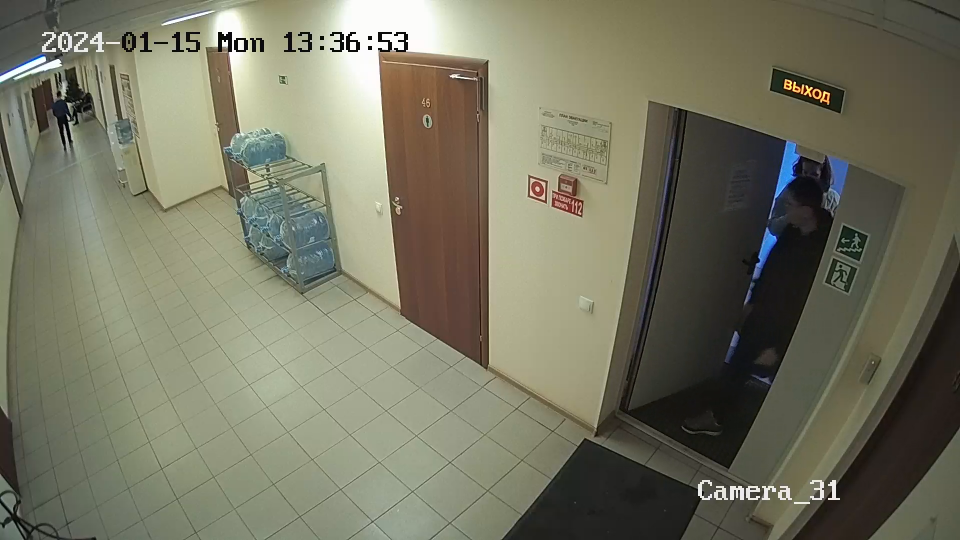
#> input picture frame 27 of 232-video.mp4, 1920 x 1080 px (shown at 1/2 size)
$ python gaussianDetection.py
#> lines starting #> are read from the running program, lines starting #| are printed output that depends on the picture; after the words box and inside, x2 and y2 are one past the last pixel; in counts of white or black regions, pixels touching at a corner belong together
import cv2
import numpy as np

# Initialize the video capture object
cap = cv2.VideoCapture('232-video.mp4')


# Set the history and threshold for the background subtraction algorithm


motion_threshold = 60

_, frame = cap.read()
#> frame is the input picture: shape (1080, 1920, 3); mean B, G, R 98.1, 117.2, 117.7
gray = cv2.cvtColor(frame, cv2.COLOR_BGR2GRAY)
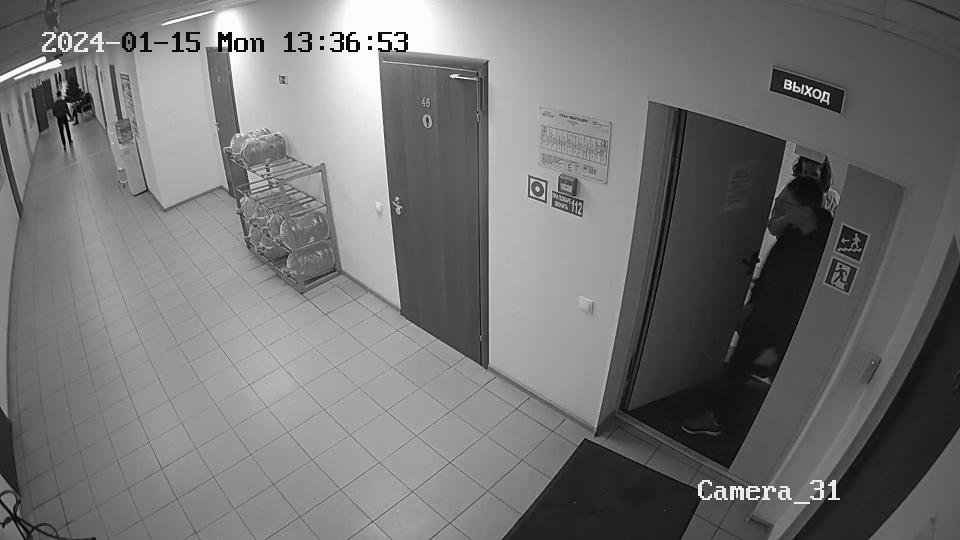
#> gray: shape (1080, 1920) (shown at 1/2 size); min 0, max 255, mean 115.2
gray = cv2.GaussianBlur(gray, (25,25),0)
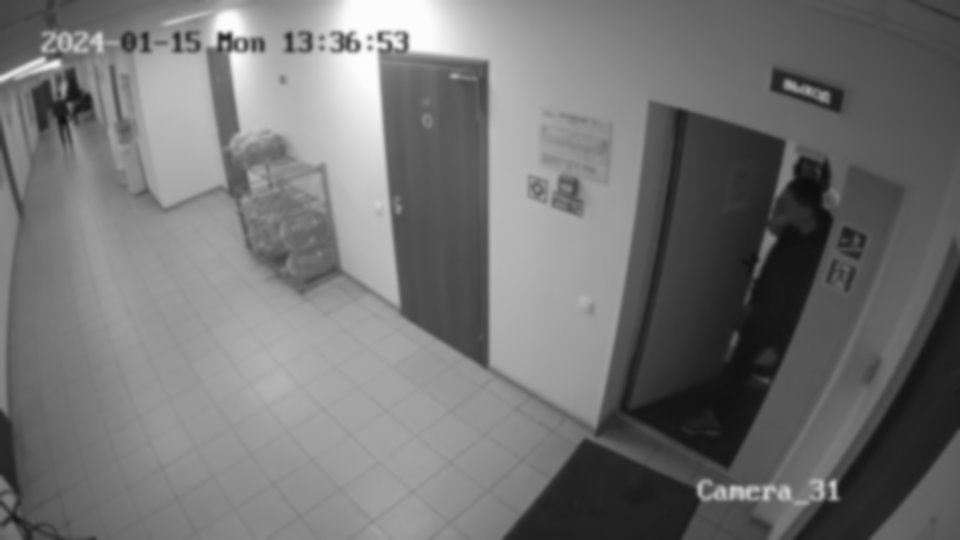
#> gray: shape (1080, 1920) (shown at 1/2 size); min 12, max 253, mean 115.2
previous_frame = gray

while True:
    _, frame = cap.read()
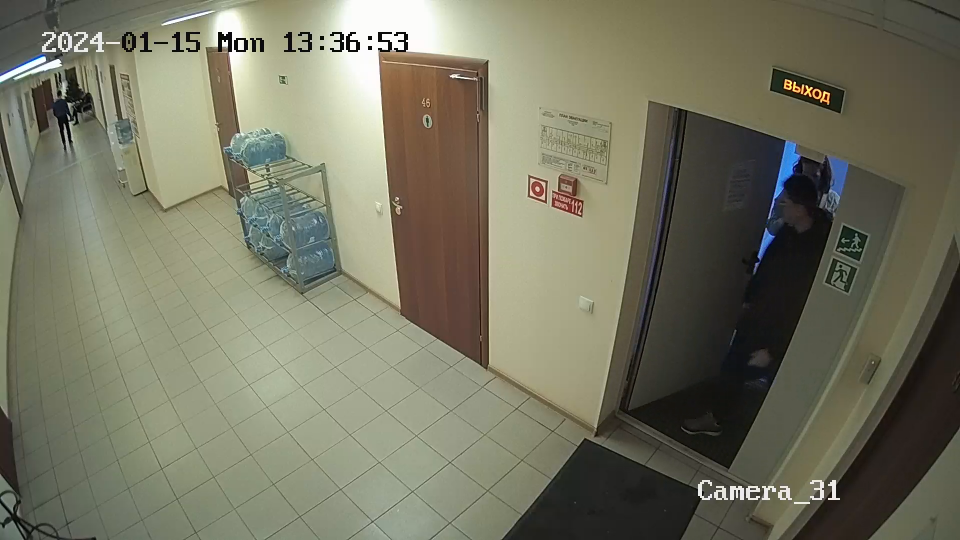
#> input picture frame 28 of 232-video.mp4, 1920 x 1080 px (shown at 1/2 size)
#> frame is the input picture: shape (1080, 1920, 3); mean B, G, R 97.9, 117, 117.6
    gray = cv2.cvtColor(frame, cv2.COLOR_BGR2GRAY)
    gray = cv2.GaussianBlur(gray, (25,25),0)

    frame_diff = cv2.absdiff(previous_frame,gray)
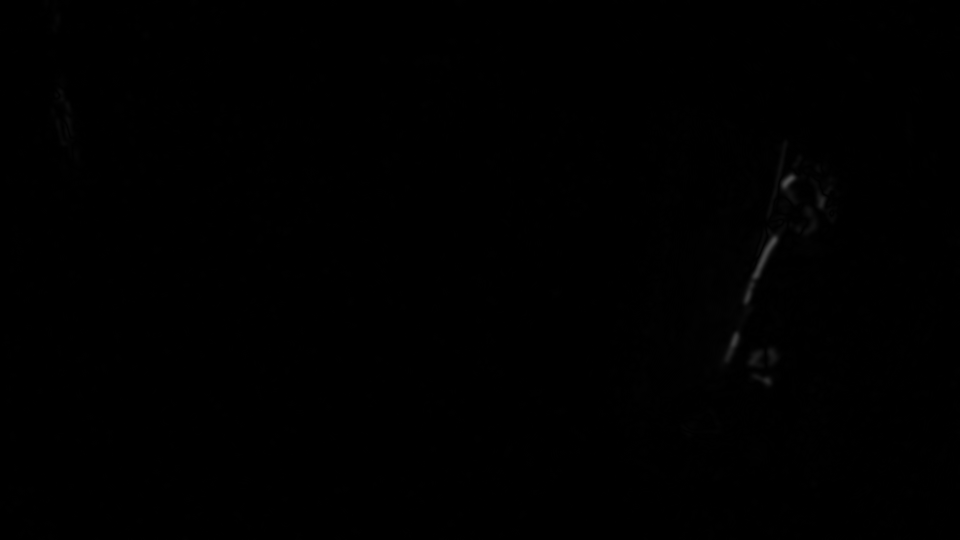
#> frame_diff: shape (1080, 1920) (shown at 1/2 size); min 0, max 77, mean 0.3

    _,threshold = cv2.threshold(frame_diff, motion_threshold, 255, cv2.THRESH_BINARY)
#> threshold: shape (1080, 1920); 0.03% white; 3 white regions

    countours, _ = cv2.findContours(threshold, cv2.RETR_EXTERNAL, cv2.CHAIN_APPROX_SIMPLE)
#> countours = 3 contours; box (x1, y1, x2, y2) and area: (1517, 476, 1552, 538) 288, (1567, 353, 1586, 372) 138, (1510, 539, 1518, 553) 30

    for countour in countours:
        if cv2.contourArea(countour) < 500:
            continue
        (x, y, w ,h) = cv2.boundingRect(countour)
        cv2.rectangle(frame, (x,y), (x+w,y+h), (0, 255, 0), 2)
#> this loop made 3 passes
    cv2.namedWindow("Motion Detection", cv2.WINDOW_NORMAL)
    cv2.resizeWindow('Motion Detection', 700, 700)
    cv2.imshow('Motion Detection', frame)

    # Display the foreground mask
    cv2.namedWindow("Gray", cv2.WINDOW_NORMAL)
    cv2.resizeWindow('Gray', 700, 700)
    cv2.imshow('Gray', threshold)


    if cv2.waitKey(1) & 0xFF == ord('q'):
#> (key q is pressed here)
        break


cap.release()
cv2.destroyAllWindows()

$ run again, starting later in the video
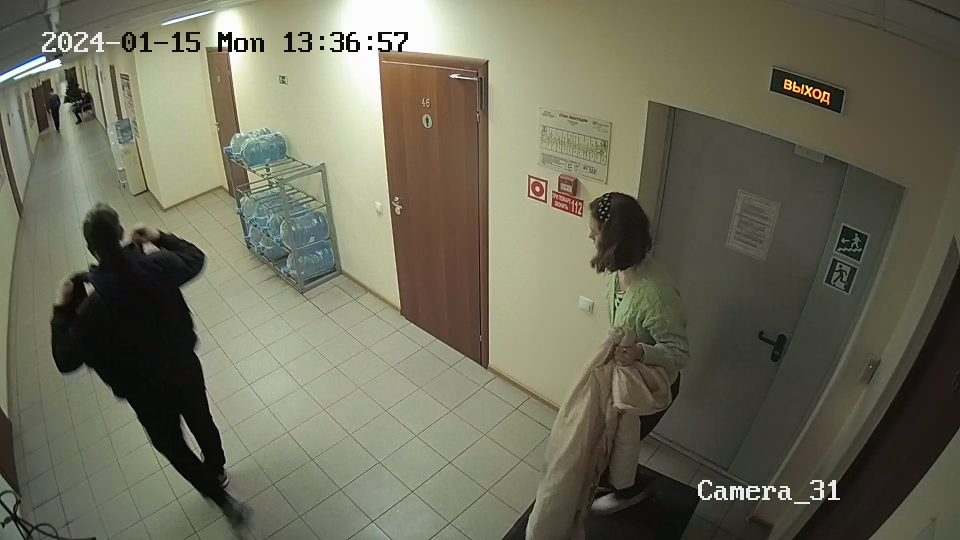
#> input picture frame 123 of 232-video.mp4, 1920 x 1080 px (shown at 1/2 size)
#> frame is the input picture: shape (1080, 1920, 3); mean B, G, R 90.3, 108.5, 109.5
#> `_,threshold = cv2.threshold(frame_diff, motion_threshold, 255, cv2.THR..`:
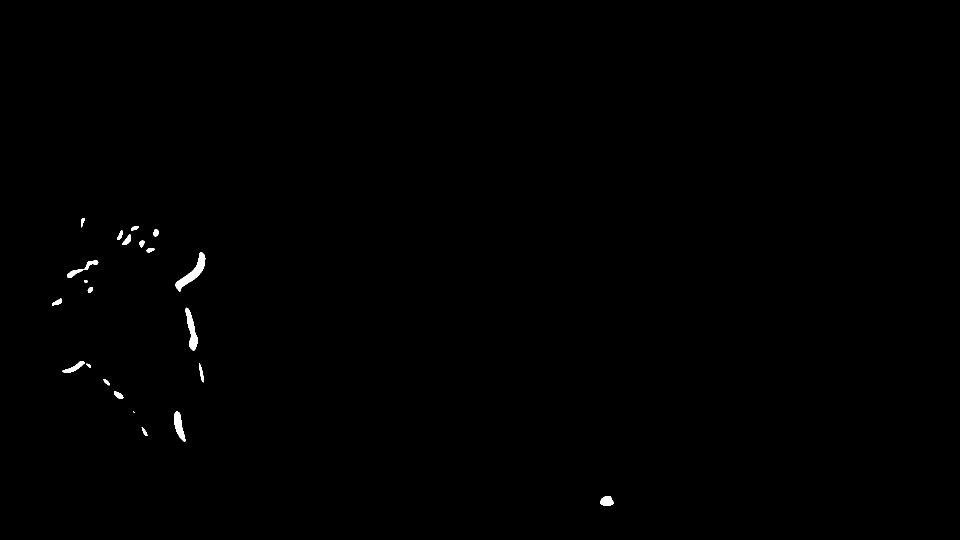
#> threshold: shape (1080, 1920) (shown at 1/2 size); 0.29% white; 22 white regions (1 under 20 px)
#> countours = 22 contours, 1 with area under 20; largest, box (x1, y1, x2, y2) and area: (351, 504, 411, 583) 1256, (371, 615, 396, 701) 879, (348, 823, 371, 884) 666, (134, 520, 197, 556) 412, (1200, 992, 1227, 1012) 374
#> the loop `for countour in countours:` made 22 passes
#> (x, y, w, h) on passes 3, 10, 15: (348, 823, 23, 61), (371, 615, 25, 86), (351, 504, 60, 79)
#> after the loop `for countour in countours:`:
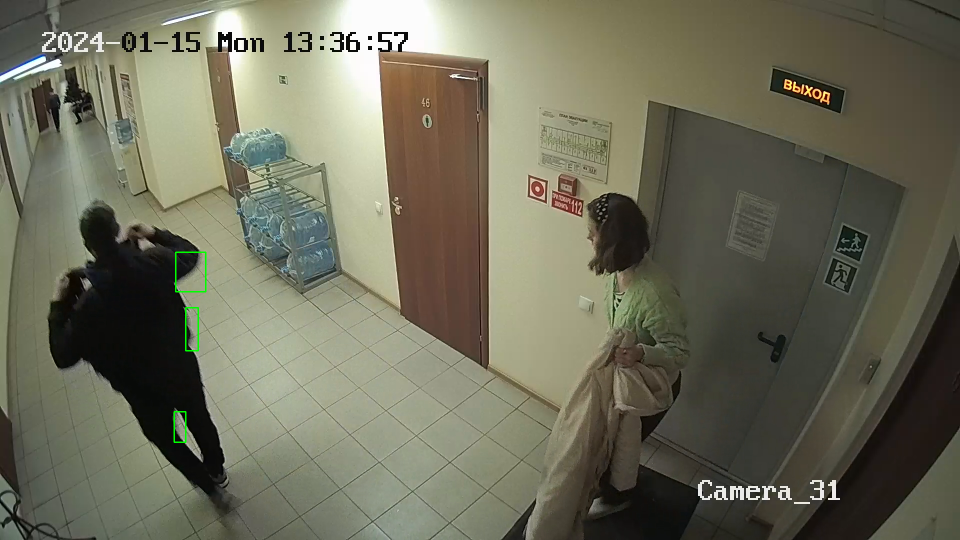
#> frame: shape (1080, 1920, 3) (shown at 1/2 size); mean B, G, R 90.3, 108.8, 109.6

$ run again, starting later in the video
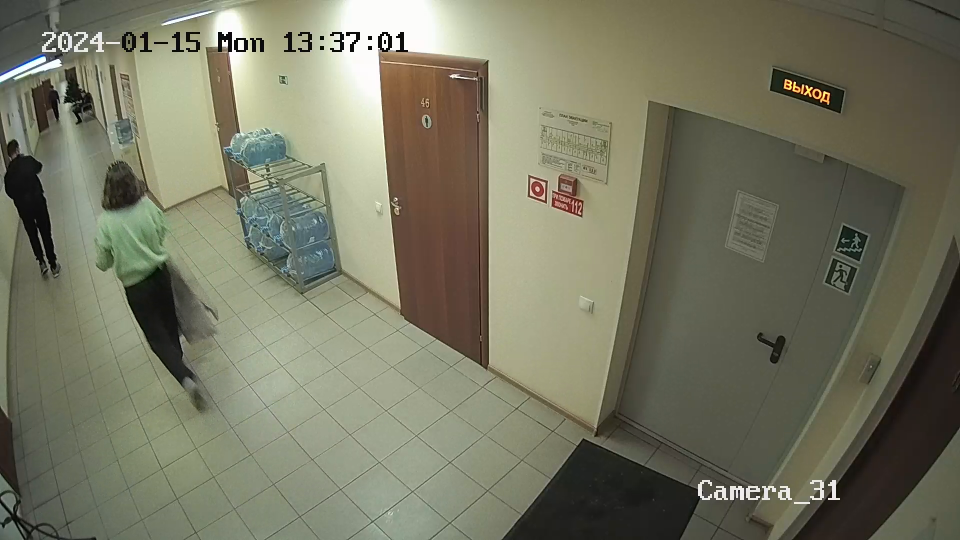
#> input picture frame 219 of 232-video.mp4, 1920 x 1080 px (shown at 1/2 size)
#> frame is the input picture: shape (1080, 1920, 3); mean B, G, R 97.9, 118.1, 118
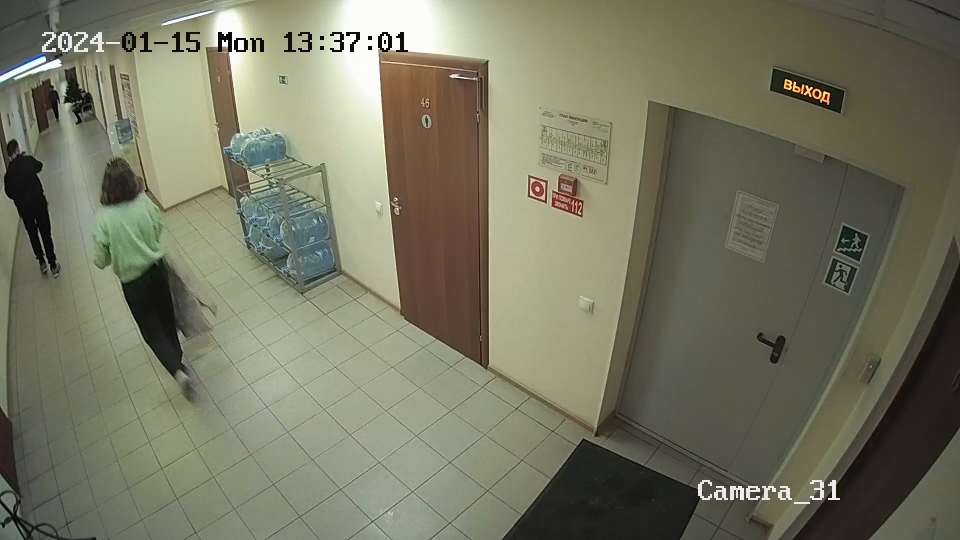
#> input picture frame 220 of 232-video.mp4, 1920 x 1080 px (shown at 1/2 size)
#> frame is the input picture: shape (1080, 1920, 3); mean B, G, R 97.9, 118.2, 118.1
#> `frame_diff = cv2.absdiff(previous_frame,gray)`:
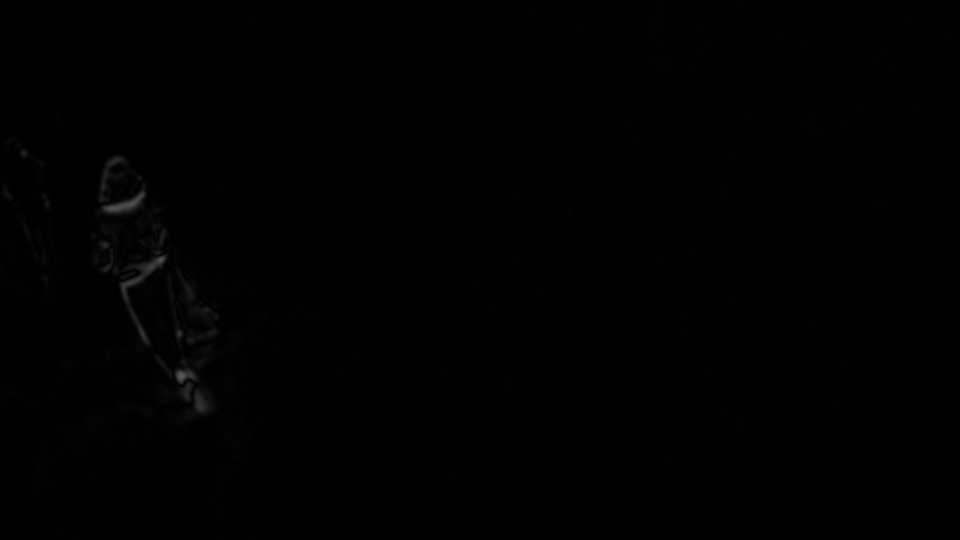
#> frame_diff: shape (1080, 1920) (shown at 1/2 size); min 0, max 93, mean 0.6
#> threshold: shape (1080, 1920); 0.05% white; 6 white regions (2 under 20 px)
#> countours = 6 contours, 2 with area under 20; largest, box (x1, y1, x2, y2) and area: (212, 389, 285, 423) 611, (355, 743, 373, 762) 217, (315, 515, 327, 526) 80, (300, 529, 308, 537) 20
#> the loop `for countour in countours:` made 6 passes
#> countour on passes 2 to 3: [[259, 566]], [[261, 565], [262, 565]]
